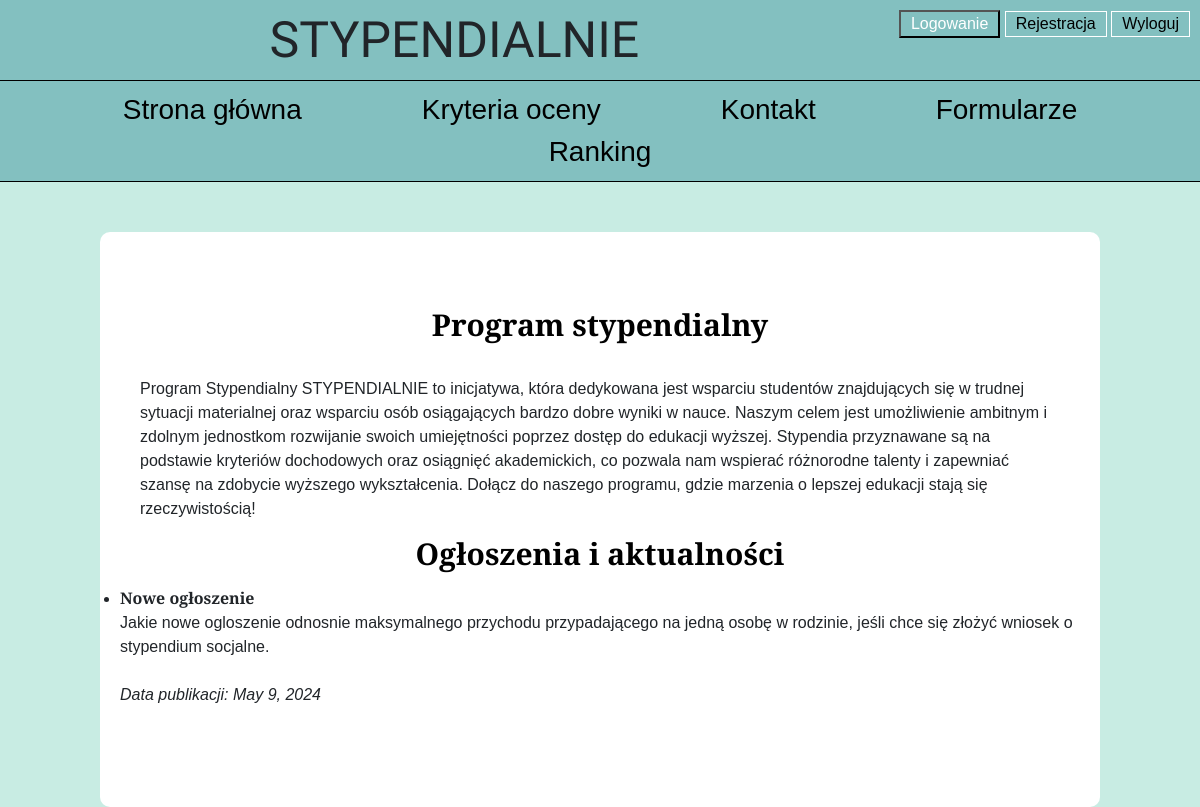
/, run on an earlier commit of the app's database.
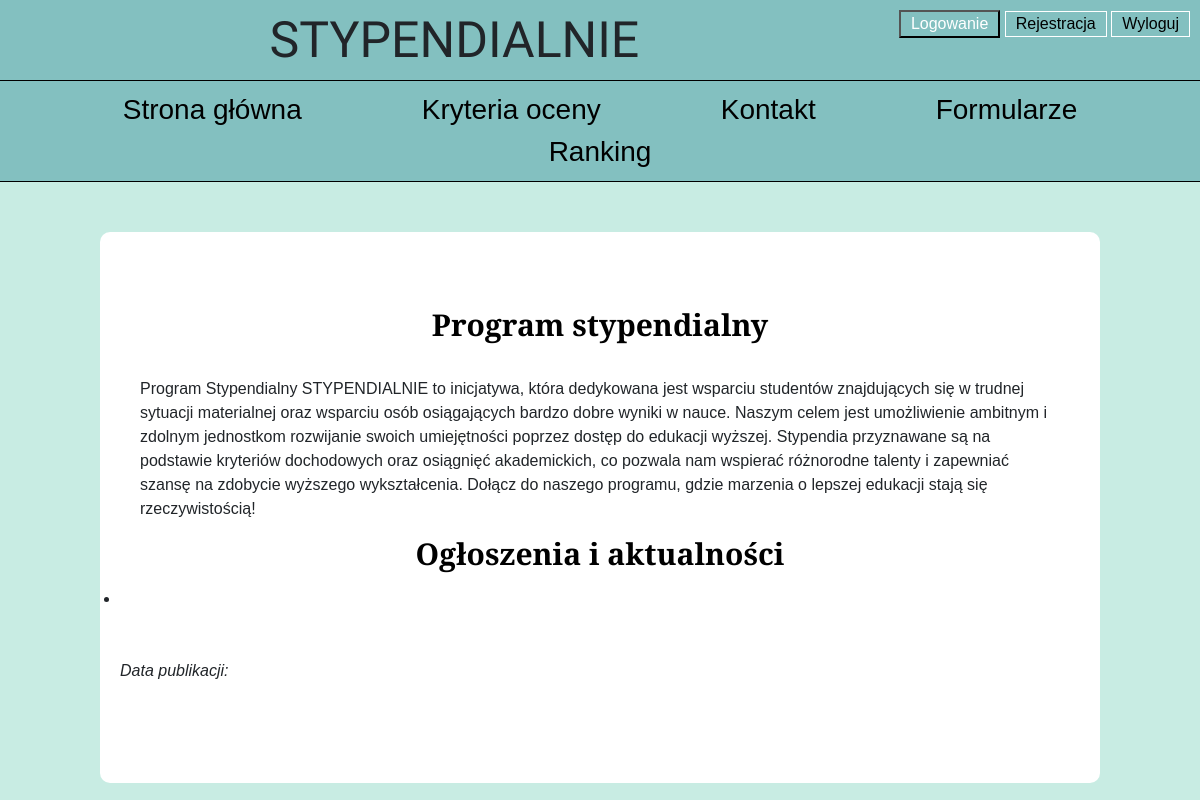
And on a later commit of the database.
### api/models.py (models this page shows, shortened)
class Aktualnosci(models.Model):
    id_aktualnosci = models.IntegerField(primary_key=True)
    nazwa_aktualnosci = models.TextField(null=True)
    tekst_aktualnosci = models.TextField(null=True)
    data_opublikowania = models.DateField(null=True)
    admin = models.ForeignKey(Admin, on_delete=models.CASCADE, null=True)

### api/views.py (the view)
# urls.py: path('', StronaGlowna.as_view(), name='strona_glowna'),
class StronaGlowna(TemplateView):
    template_name = 'website/strona_glowna.html'
    def get_context_data(self, **kwargs):
        context = super().get_context_data(**kwargs)
        ostatnia_aktualnosc = Aktualnosci.objects.last()
        context['ostatnia_aktualnosc'] = ostatnia_aktualnosc
        return context

### api/templates/website/strona_glowna.html (shortened to what this page needs)
{% extends "base.html" %}
{% block content %}
<head>
</head>
<div class="container container_strona_glowna">
    <div class="title"> Program stypendialny</div>
    <span class="programu">
        Program Stypendialny STYPENDIALNIE to inicjatywa, która dedykowana jest wsparciu studentów znajdujących się w trudnej sytuacji materialnej  oraz wsparciu osób osiągających bardzo dobre wyniki w nauce. Naszym celem jest umożliwienie ambitnym i zdolnym jednostkom rozwijanie swoich umiejętności poprzez dostęp do edukacji wyższej. Stypendia przyznawane są na podstawie kryteriów dochodowych oraz osiągnięć akademickich, co pozwala nam wspierać różnorodne talenty i zapewniać szansę na zdobycie wyższego wykształcenia. Dołącz do naszego programu, gdzie marzenia o lepszej edukacji stają się rzeczywistością!
    </span>
    <div class="title"> Ogłoszenia i aktualności</div>
    <ul class="ogloszenia">
            <li>
                <strong>{{ ostatnia_aktualnosc.nazwa_aktualnosci }}</strong><br>
                {{ ostatnia_aktualnosc.tekst_aktualnosci }}<br> <br>
                <em>Data publikacji: {{ ostatnia_aktualnosc.data_opublikowania }}</em>
            </li>
            <br>
    </ul>
</div>
{% endblock %}

What changed in the data, as far as the page shows it:
removed Aktualnosci: nazwa_aktualnosci "Nowe ogłoszenie", tekst_aktualnosci "Jakie nowe ogloszenie odnosnie maksymalnego przychodu przypadającego na jedną osobę w rodzinie, jeśli chce się złożyć wniosek o stypendium socjalne.", data_opublikowania "May 9, 2024"
